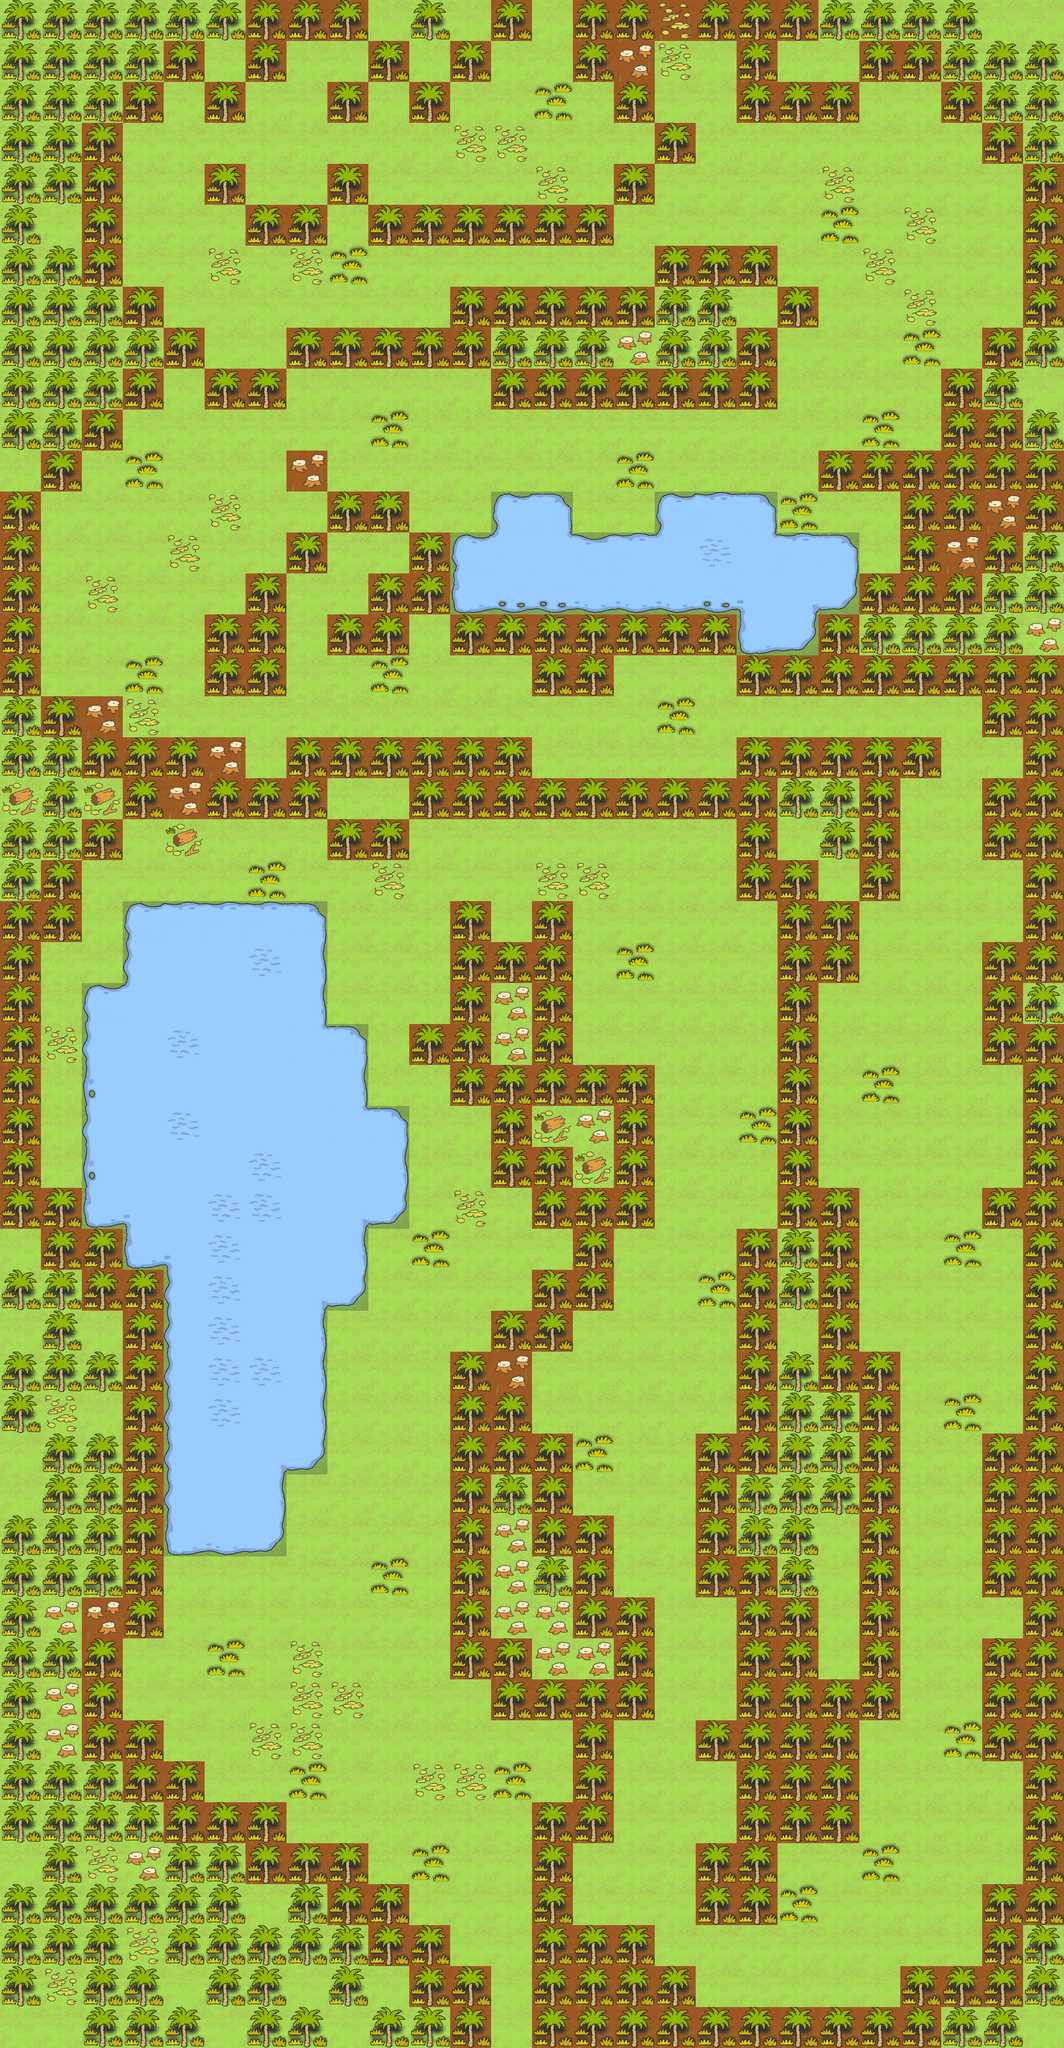

Below is a game level as drawn by its tile map, then a one-line description and the .tmx that defines it (tile-layer data replaced by summaries):
An orthogonal 26x50 tile map with 64x64 px tiles, 3 tile layers (Ground, SpecialLayer, Decor), 5 tilesets and 43 objects (11x characters/enemies/crocodiles/green_croc, characters/player/player_one, sign/bog_sign, tile_trigger/exit_to_start, player_data/player_data, ...).

<map version="1.0" orientation="orthogonal" width="26" height="50" tilewidth="64" tileheight="64">
 <tileset firstgid="1" name="special" tilewidth="64" tileheight="64">
  <image source="../../../../tiles/special.png" width="320" height="1216" />
 </tileset>
 <tileset firstgid="96" name="water" tilewidth="64" tileheight="64">
  <image source="../../../../tiles/water.png" width="320" height="1216" />
 </tileset>
 <tileset firstgid="191" name="jungle" tilewidth="64" tileheight="64">
  <image source="../../../../tiles/jungle.png" width="320" height="1216" />
 </tileset>
 <tileset firstgid="286" name="objects" tilewidth="64" tileheight="64">
  <image source="../../../../tiles/objects.png" width="320" height="1216" />
 </tileset>
 <tileset firstgid="381" name="house" tilewidth="64" tileheight="64">
  <image source="../../../../tiles/house.png" width="320" height="640" />
 </tileset>
 <layer name="Ground" width="26" height="50">
  <data>[1300 cells, 1300 non-empty, 1 distinct tile ids]</data>
 </layer>
 <layer name="SpecialLayer" width="26" height="50">
  <data>[1300 cells, 511 non-empty, 2 distinct tile ids]</data>
 </layer>
 <layer name="Decor" width="26" height="50">
  <data>[1300 cells, 740 non-empty, 22 distinct tile ids]</data>
 </layer>
 <objectgroup name="Object Layer 1" width="26" height="50">
  <object name="characters/player/player_one" gid="286" x="832" y="64" />
  <object name="sign/bog_sign" gid="288" x="704" y="192" />
  <object name="tile_trigger/exit_to_start" gid="292" x="832" y="0" />
  <object name="player_data/player_data" gid="287" x="0" y="64" />
  <object name="characters/npcs/myla/myla" gid="286" x="64" y="128" width="64" height="64" />
  <object name="vine/vine0" gid="196" x="320" y="256" />
  <object name="vine/vine2" gid="196" x="1088" y="192" />
  <object name="vine/vine3" gid="196" x="1024" y="704" />
  <object name="vine/vine4" gid="196" x="768" y="704" />
  <object name="vine/vine5" gid="196" x="1024" y="2880" />
  <object name="vine/vine6" gid="196" x="1024" y="2496" />
  <object name="vine/vine7" gid="196" x="1024" y="2368" />
  <object name="vine/vine8" gid="196" x="1024" y="2240" />
  <object name="vine/vine9" gid="196" x="1024" y="2112" />
  <object name="vine/vine10" gid="196" x="1024" y="1984" />
  <object name="vine/vine11" gid="196" x="1024" y="1856" />
  <object name="vine/vine12" gid="196" x="1024" y="2752" />
  <object name="vine/vine13" gid="196" x="1024" y="2624" />
  <object name="vine/vine14" gid="196" x="1024" y="1728" />
  <object name="vine/vine15" gid="196" x="1024" y="1600" />
  <object name="characters/enemies/crocodiles/green_crocodile/croc_face_vine_left" gid="296" x="1024" y="832" />
  <object name="characters/enemies/crocodiles/green_crocodile/croc_face_vine_right" gid="296" x="768" y="832" />
  <object name="characters/enemies/crocodiles/green_crocodile/croc_bottom_0" gid="296" x="128" y="1792" />
  <object name="characters/enemies/crocodiles/green_crocodile/croc_bottom_1" gid="296" x="128" y="1728" />
  <object name="characters/enemies/crocodiles/green_crocodile/croc_bottom_2" gid="296" x="128" y="1664" />
  <object name="characters/enemies/crocodiles/green_crocodile/croc_bottom_3" gid="296" x="128" y="1600" />
  <object name="characters/enemies/crocodiles/green_crocodile/croc_bottom_4" gid="296" x="128" y="1856" />
  <object name="characters/enemies/crocodiles/green_crocodile/croc_bottom_5" gid="296" x="320" y="1984" />
  <object name="characters/enemies/crocodiles/green_crocodile/croc_bottom_6" gid="296" x="384" y="2240" />
  <object name="characters/enemies/crocodiles/green_crocodile/croc_bottom_7" gid="296" x="320" y="1536" />
  <object name="tile_trigger/myla_explain_cut" gid="292" x="512" y="256" />
  <object name="tile_trigger/myla_explain_crocodiles" gid="292" x="1216" y="704" />
  <object name="tile_trigger/myla_explain_basic_move" gid="292" x="448" y="704" />
  <object name="tile_trigger/myla_give_simple_loop" gid="292" x="384" y="1152" />
  <object name="tile_trigger/myla_tells_loop_modify" gid="292" x="1472" y="1216" />
  <object name="tile_trigger/myla_give_vine_loop" gid="292" x="1024" y="3008" />
  <object name="tile_trigger/myla_notice_bog_water" gid="292" x="640" y="1408" />
  <object name="characters/enemies/crocodiles/green_crocodile/croc_guard_totem" gid="296" x="1216" y="896" />
  <object name="whetstone/whetstone1" gid="292" x="1344" y="320" />
  <object name="tile_trigger/myla_explain_whetstone" gid="292" x="960" y="384" />
  <object name="vine/vine1" gid="196" x="640" y="448" />
  <object name="whetstone/whetstone2" gid="292" x="1280" y="3072" />
  <object name="tile_trigger/exit_to_world" gid="292" x="768" y="3264" />
 </objectgroup>
</map>
